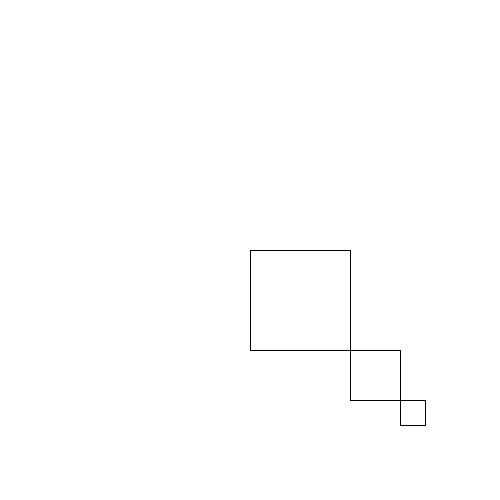
Frame 1 (no input)
Frame 60 (the mouse pressed at the canvas centre just before this capture): identical to frame 1, image omitted
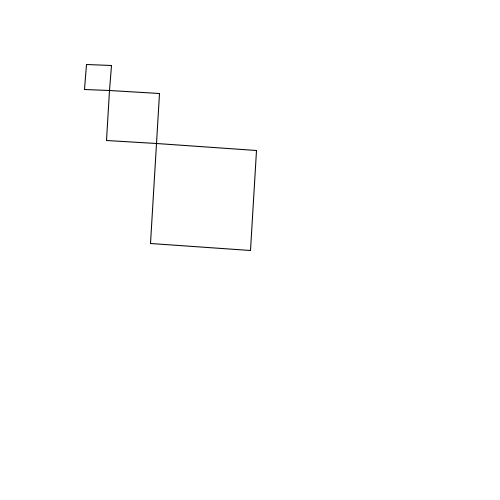
Frame 120 (the mouse held since frame 60 and released just before this capture)

The Processing sketch that drew these frames (run headless with seeded random() and noise(); from frame 60 on, the mouse is pressed at the canvas centre):

// Processing sketch: FibonachiRect
// ── FibonachiRect.pde
int N = 3;
float w = 100;
void setup() {
  size(500, 500);
}
void draw() {
  background(-1);
  float t = map(mouseX, 0, width-10, 0, 360);
  float k = map(mouseY, 0, height-10, 0, 180);
  float[] P = drawRect(width/2, height/2, w, t, k);
  float[] M = drawRect(P[0], P[1], w/2, t, k/2);
  float[] O = drawRect(M[0], M[1], w/4, t, k/4);
}

float[] drawRect(float x, float y, float w, float t, float internal_ang) {
  float ang = radians(t);
  float r = sqrt(sq(w)+sq(w)); 
  float xm = x+r*cos(ang+PI/4);
  float ym = y+r*sin(ang+PI/4);
  float xf = x+w;
  float yf = y+w;
  float[] loc = {
    xm, ym
  };  
  noFill();
  pushMatrix();
  translate(x, y);
  rotate(ang);
  rect(0, 0, w, w);  
  popMatrix();
  return loc;
}
